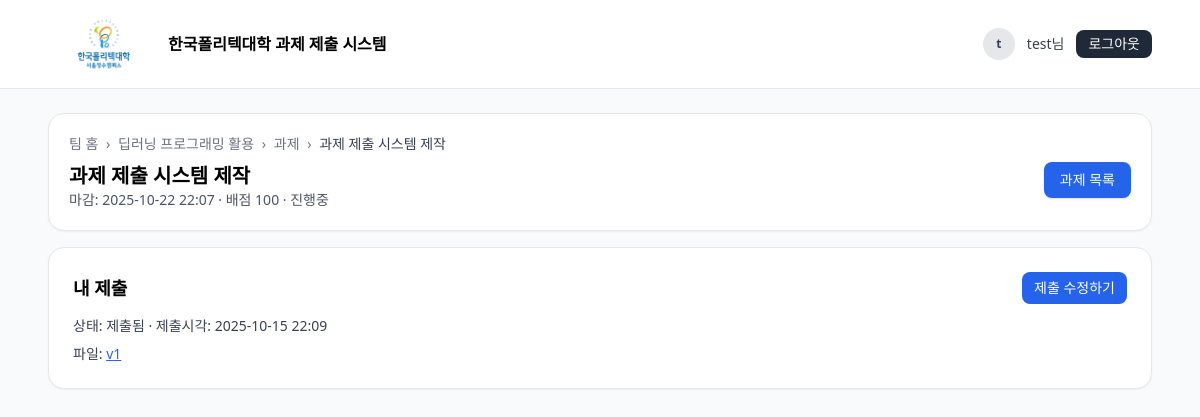
The app's page /teams/12/assignments/10 (signed in) with its own data.
### submit/models.py (models this page shows, shortened)
class Team(models.Model):
    owner = models.ForeignKey(
        User, on_delete=models.CASCADE, related_name="owned_teams", verbose_name="소유자(교수)"
    )
    name = models.CharField("팀명", max_length=100)
    description = models.TextField("설명", blank=True)
    join_code = models.CharField("팀코드", max_length=6, unique=True, editable=False)
    join_code_generated_at = models.DateTimeField("팀코드 발급일시", auto_now_add=True)
    created_at = models.DateTimeField("생성일시", auto_now_add=True)
    updated_at = models.DateTimeField("수정일시", auto_now=True)
    cover = models.ImageField("대표 이미지", upload_to="team_covers/", blank=True, null=True)
    class Meta:
        verbose_name = "팀"
        verbose_name_plural = "팀"
        constraints = [
            models.UniqueConstraint(fields=["owner", "name"], name="uq_team_owner_name"),
        ]
        ordering = ["name"]

class Assignment(models.Model):
    team = models.ForeignKey(Team, on_delete=models.CASCADE, related_name="assignments", verbose_name="팀")
    title = models.CharField("제목", max_length=120)
    description = models.TextField("설명", blank=True)
    due_at = models.DateTimeField("마감일시")
    max_score = models.PositiveIntegerField("배점", default=100)
    late_policy = models.CharField("지연 정책", max_length=50, blank=True)   # 예: "accept -10/day"
    file_rules = models.CharField("파일 규칙", max_length=100, blank=True)   # 예: "pdf,zip; 20MB"
    created_by = models.ForeignKey(User, on_delete=models.SET_NULL, null=True, verbose_name="등록자(교수)")
    created_at = models.DateTimeField("생성일시", auto_now_add=True)
    updated_at = models.DateTimeField("수정일시", auto_now=True)
    is_closed = models.BooleanField("마감됨", default=False)
    class Meta:
        verbose_name = "과제"
        verbose_name_plural = "과제"
        ordering = ["due_at"]

class Submission(models.Model):
    STATUS = (
        ("not_submitted", "미제출"),
        ("late", "지연제출"),
        ("submitted", "제출됨"),
        ("graded", "채점완료"),
    )
    assignment = models.ForeignKey(Assignment, on_delete=models.CASCADE, verbose_name="과제")
    student = models.ForeignKey(User, on_delete=models.CASCADE, verbose_name="학생")
    status = models.CharField("상태", max_length=20, choices=STATUS, default="not_submitted")
    comment = models.TextField("제출 메모", blank=True)
    submitted_at = models.DateTimeField("제출일시", null=True, blank=True)
    class Meta:
        verbose_name = "제출"
        verbose_name_plural = "제출"
        constraints = [
            models.UniqueConstraint(fields=["assignment", "student"], name="uq_assignment_student"),
        ]

class SubmissionFile(models.Model):
    submission = models.ForeignKey(Submission, on_delete=models.CASCADE, related_name="files", verbose_name="제출")
    file = models.FileField("파일", upload_to="submissions/")
    version = models.PositiveIntegerField("버전", default=1)
    size = models.PositiveIntegerField("크기(Byte)", default=0)

### submit/views.py (the view)
# urls.py: path('teams/<int:team_id>/assignments/<int:assignment_id>', views.assignment_detail, name='assignment_detail'),
@login_required
def assignment_detail(request, team_id, assignment_id):
    team = get_object_or_404(Team, pk=team_id)
    a = get_object_or_404(Assignment, pk=assignment_id, team=team)
    is_owner = (request.user.id == team.owner_id)
    is_member = TeamMembership.objects.filter(
        team=team, student=request.user, status="APPROVED", joined_at__isnull=False
    ).exists() if not is_owner else False
    if not (is_owner or is_member):
        return HttpResponseForbidden("권한이 없습니다.")
    my_sub = None
    my_grade = None
    can_edit = False
    if not is_owner:
        my_sub = Submission.objects.filter(assignment=a, student=request.user).first()
        if my_sub:
            now = timezone.now()
            can_edit = (not a.is_closed) and (not (a.due_at and now > a.due_at)) and (my_sub.status != "graded")
            if hasattr(my_sub, "grade"):
                my_grade = my_sub.grade
    ctx = {
        "team": team, "a": a, "my_sub": my_sub, "my_grade": my_grade,
        "is_owner": is_owner, "can_edit": can_edit,
    }
    return render(request, 'assignments/detail.html', ctx)

### templates/assignments/detail.html (shortened to what this page needs)
{% extends 'base.html' %}
{% block content %}
<div class="grid gap-4">
  <div class="rounded-2xl border bg-white p-5 shadow-sm">
    <nav class="text-sm text-gray-500 mb-2">
      <a href="{% url 'teacher_team_list' %}" class="hover:underline">팀 홈</a>
      <span class="mx-1">›</span>
      <a href="{% url 'team_detail' team_id=team.id %}" class="hover:underline">{{ team.name }}</a>
      <span class="mx-1">›</span>
      <a href="{% url 'team_detail' team_id=team.id %}#assignments" class="hover:underline">과제</a>
      <span class="mx-1">›</span>
      <span class="text-gray-700">{{ a.title }}</span>
    </nav>
    <div class="flex items-start justify-between">
      <div>
        <h1 class="text-xl font-semibold">{{ a.title }}</h1>
        <div class="text-sm text-gray-600">
          마감: {{ a.due_at|date:"Y-m-d H:i" }}
          · 배점 {{ a.max_score }}
          · {% if a.is_closed %}<span class="text-red-600 font-semibold">마감됨</span>{% else %}진행중{% endif %}
        </div>
      </div>
      <a href="{% url 'team_detail' team_id=team.id %}#assignments"
         class="inline-flex items-center gap-1 px-4 py-2 rounded-lg bg-blue-600 text-white text-sm font-medium shadow hover:bg-blue-500 transition">
        과제 목록
      </a>
    </div>
  </div>
  {% if not is_owner %}
  <div class="rounded-2xl border bg-white p-6 shadow-sm">
    <div class="flex items-center justify-between">
      <h2 class="text-lg font-semibold">내 제출</h2>
      {% if can_edit %}
        <a class="px-3 py-1.5 rounded-lg bg-blue-600 text-white text-sm hover:bg-blue-500"
           href="{% url 'assignment_submit' team_id=team.id assignment_id=a.id %}">
          {% if my_sub and my_sub.status != "not_submitted" %}제출 수정하기{% else %}제출하기{% endif %}
        </a>
      {% endif %}
    </div>
    {% if my_sub %}
      <div class="mt-3 text-sm text-gray-700">
        상태: {{ my_sub.get_status_display|default:my_sub.status }}
        {% if my_sub.submitted_at %} · 제출시각: {{ my_sub.submitted_at|date:"Y-m-d H:i" }}{% endif %}
        <div class="mt-2">파일:
          {% for f in my_sub.files.all %}
            <a class="underline text-blue-600" href="{{ f.file.url }}" download>v{{ f.version }}</a>{% if not forloop.last %}, {% endif %}
          {% empty %}-{% endfor %}
        </div>
      </div>
    {% else %}
      <p class="mt-3 text-sm text-gray-600">아직 제출하지 않았습니다.</p>
    {% endif %}
  </div>
  {% endif %}
</div>
{% endblock %}

### templates/base.html (shortened to what this page needs)
<!doctype html>
<html lang="ko">
<head>
  {% load static %}
  <script src="https://cdn.tailwindcss.com"></script>
</head>
<body class="bg-gray-50">
  <header class="bg-white border-b border-gray-200">
    <div class="max-w-6xl mx-auto flex items-center justify-between px-6 py-3">
        <div class="flex items-center gap-2">
        <a href="{% url 'teacher_team_list' %}" class="flex items-center gap-2">
            <img src="{% static 'img/polytech.png' %}" alt="logo" class="h-[64px] w-auto" />
            <span class="font-semibold">한국폴리텍대학 과제 제출 시스템</span>
        </a>
        </div>
    <div class="flex items-center gap-3">
    {% if request.user.is_authenticated %}
        <span class="inline-flex h-8 w-8 items-center justify-center rounded-full bg-gray-200 text-xs font-semibold text-gray-700">
        {{ request.user.get_full_name|default:request.user.username|first }}
        </span>
    {% if request.user.is_authenticated %}
      {% with sp=request.user.studentprofile|default_if_none:None %}
        {% if sp and request.user.first_name %}
          <span class="text-sm text-gray-700">{{ sp.student_id }} {{ request.user.first_name }}님</span>
        {% elif request.user.first_name %}
          <span class="text-sm text-gray-700">{{ request.user.first_name }}님</span>
        {% else %}
          <span class="text-sm text-gray-700">{{ request.user.username }}님</span>
        {% endif %}
      {% endwith %}
        <form method="post" action="{% url 'logout' %}">
        <button class="px-3 py-1 rounded-lg bg-gray-800 text-white text-sm hover:bg-gray-700" type="submit">
            로그아웃
        </button>
        </form>
    {% else %}
        <a href="{% url 'login' %}" class="px-3 py-1 rounded-lg bg-blue-600 text-white text-sm hover:bg-blue-500">
        로그인
        </a>
    {% endif %}
    {% else %}
        <a href="{% url 'login' %}" class="px-3 py-1 rounded-lg bg-blue-600 text-white text-sm hover:bg-blue-500">
        로그인
        </a>
    {% endif %}
    </div>
  </header>
  <main class="max-w-6xl mx-auto px-6 py-6">
    {% block content %}{% endblock %}
  </main>
</body>
</html>

### records on screen
Team: name "딥러닝 프로그래밍 활용"
Assignment: title "과제 제출 시스템 제작", due_at "2025-10-22 22:07", max_score "100"
Submission: status "제출됨", submitted_at "2025-10-15 22:09"
SubmissionFile: version "1"

### other values on screen
{{ request.user.get_full_name|default:request.user.username|first }} "t"
{{ request.user.username }} "test"
